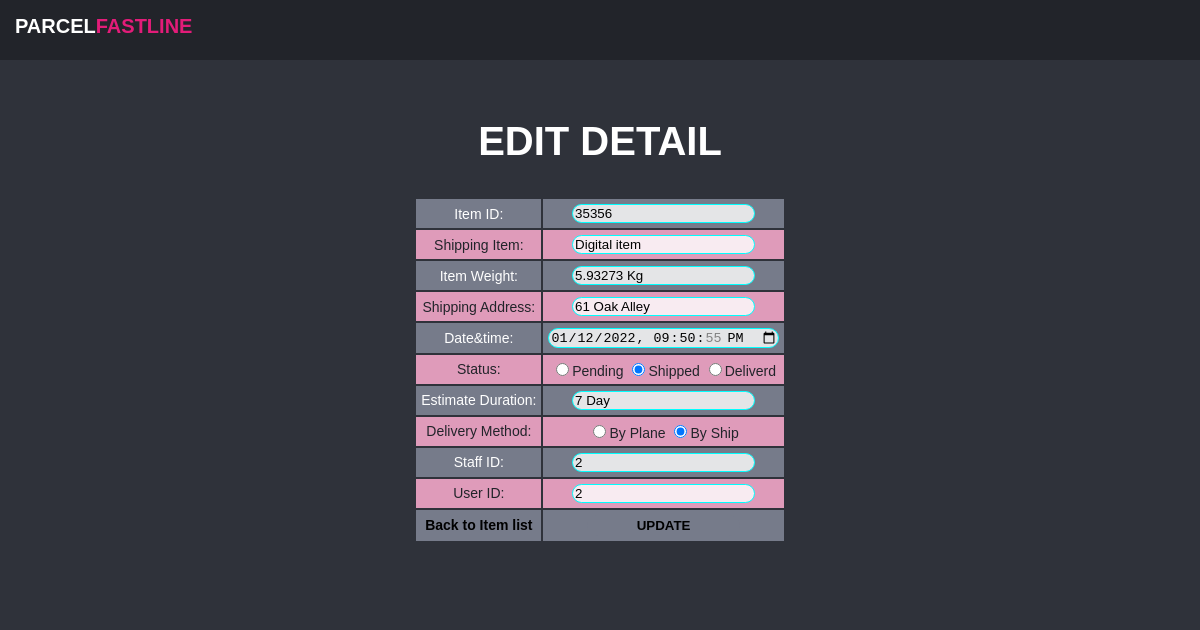
The app's page /EditDetail.php?id=35356 with its own data.
### tables this page shows
CREATE TABLE `inventory_record` (
  `Item_ID` int(25) NOT NULL,
  `Shipping_Item` varchar(50) NOT NULL,
  `Item_Weight` double NOT NULL,
  `Shipping_Address` varchar(50) NOT NULL,
  `Date&Time` datetime NOT NULL DEFAULT current_timestamp(),
  `Status` enum('Pending','Shipped','Delivered') NOT NULL,
  `Estimate_Duration` int(25) NOT NULL,
  `Delivery_Method` enum('By Ship','By Plane') NOT NULL,
  `Staff_ID` int(25) NOT NULL,
  `User_ID` int(25) NOT NULL
);

### EditDetail.php (the view, shortened to what this page needs)
<?php
include 'db.php';
$id = $_GET['id'];
?>
<!DOCTYPE html>
<html lang="en">
<head>
		<link rel="stylesheet" href="AdminPage.css">
</head>
<body style="background-color: #2f323a;">
<header>
	<div class="top">
		<h1>Parcel<span>Fastline</span></h1>
	</div>
</header>
    <?php
    $query = "SELECT * FROM `inventory_record` WHERE Item_ID = '$id'";
    $results = mysqli_query($connection, $query);
    $row = mysqli_fetch_assoc($results);
    ?>
		<div id="editdetail">
			<h2>Edit Detail</h2>
			<form action="#" method = 'post'>
				<Table class="detaillist">
					<tr>
						<td>Item ID: </td>
						<td><input type="text" value="<?php echo $row['Item_ID']; ?>" name="txtItem_ID"></td>
					</tr>
					<tr>
						<td>Shipping Item: </td>
						<td><input type="text" value="<?php echo $row['Shipping_Item']; ?>" name="txtShipping_Item"></td>
					</tr>
					<tr>
						<td>Item Weight: </td>
						<td><input type="text" value="<?php echo $row['Item_Weight']. ' Kg'; ?>" name="txtWeight"></td>
					</tr>
					<tr>
						<td>Shipping Address: </td>
						<td><input type="text" value="<?php echo $row['Shipping_Address']; ?>" name="txtAddress"></td>
					</tr>
					<tr>
						<td>Date&time: </td>
						<td><input type="datetime-local" value="<?php echo $row['Date&Time']; ?>" name="txtDT"></td>
					</tr>
					<tr>
						<td>Status: </td>
						<td><?php $Status = $row['Status']; ?>
							<label>
									<input type="radio" name="txtStatus" <?php if($Status == "Pending") echo "checked"; ?> value = "Pending">Pending
							</label>
							<label>
									<input type="radio" name="txtStatus" <?php if($Status == "Shipped") echo "checked"; ?> value = "Shipped">Shipped
							</label>
							<label>
									<input type="radio" name="txtStatus" <?php if($Status == "Deliverd") echo "checked"; ?> value = "Deliverd">Deliverd
							</label>
						</td>
					</tr>
					<tr>
						<td>Estimate Duration: </td>
						<td><input type="text" value="<?php echo $row['Estimate_Duration']. ' Day'; ?>" name="txtED"></td>
					</tr>
					<tr>
						<td>Delivery Method: </td>
						<td><?php $DeliveryMethod = $row['Delivery_Method']; ?>
							<label>
									<input type="radio" name="txtDM" <?php if($DeliveryMethod != "By Ship") echo "checked"; ?> value = "By Plane">By Plane
							</label>
							<label>
									<input type="radio" name="txtDM" <?php if($DeliveryMethod != "By Plane") echo "checked"; ?> value = "By Ship">By Ship
							</label>
						</td>
					</tr>
					<tr>
						<td>Staff ID: </td>
						<td><input type="text" value="<?php echo $row['Staff_ID']; ?>" name="txtStaff_ID"></td>
					</tr>
					<tr>
						<td>User ID: </td>
						<td><input type="text" value="<?php echo $row['User_ID']; ?>" name="txtUser_ID"></td>
					</tr>
					<tr>
						<td><b><a href="Admin.php">Back to Item list</a></b></td>
						<td><button class="Update" type="submit" value="Update" name="btnUpdate"><span class="send-text">UPDATE</span></button></td>
					</tr>
			</form>
		</div>
</body>
</html>

### AdminPage.css (style rules this page uses)
:root { --c1:#E31C79; --c2:#fff; --c3:#22242A; --c4:#2f323a; --c5:#767b8a; --c6:#df5d9a; --c7:#df9bba; }
body { margin: 0; padding: 0; box-sizing: border-box; font-family: Arial, Helvetica, sans-serif; }
header { display: block; position: fixed; background:var(--c3); padding: 15px; width: 100%; height: 30px; z-index: 9; top: 0px; }
.top h1 { color: var(--c2); margin: 0; text-transform: uppercase; font-size: 20px; font-weight: 900; }
.top span { color:var(--c1); }
#itemlist tr, td { padding-left: 10px; padding-right: 10px; padding: 5px; }
#displayfeedback tr, td { padding-left: 10px; padding-right: 10px; padding: 5px; }
#editdetail { padding: 60px; position: relative; top: 26px; background-color: var(--c4); color: var(--c2); }
#editdetail h2 { display: flex; justify-content: center; font-size: 40px; text-transform: uppercase; }
#editdetail .detaillist { font-size: 14px; display: flex; justify-content: center; text-align: center; }
#editdetail tr, td { padding-left: 10px; padding-right: 10px; padding: 5px; }
#editdetail tr:nth-child(odd) td { background-color:var(--c5); color: var(--c2); }
#editdetail tr:nth-child(even) td { background-color:var(--c7); color: var(--c3); }
#editdetail a:any-link { color: black; text-decoration: none; }
#editdetail input { background-color: rgba(255, 255, 255, 0.8); border: 1px solid aqua ; border-radius: 10px; }
#editdetail .Update { background-color: var(--c5); border: none; padding: 3px; padding-left: 50px; padding-right: 50px; border-radius: 50px; font-weight: bold; }

### records on screen
inventory_record: txtItem_ID "35356", txtShipping_Item "Digital item", txtWeight "5.93273 Kg", txtAddress "61 Oak Alley", txtDT "01/12/2022 21:50:55", Status "☐ Pending", Status "☑ Shipped", Status "☐ Deliverd", txtED "7 Day", Delivery_Method "☐ By Plane", Delivery_Method "☑ By Ship", txtStaff_ID "2", txtUser_ID "2"
